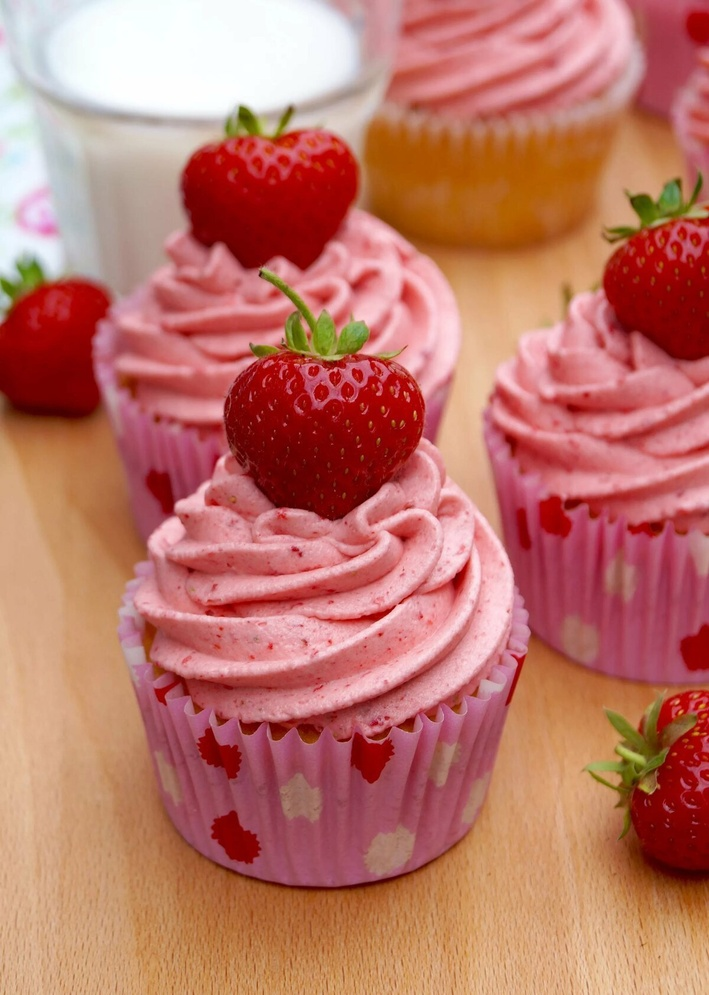
#> input picture lab5/chery.jpg, 709 x 995 px, shrunk from 1200 x 1685 before the run, found by its file name
$ python lab5_1.py
#> lines starting #> are read from the running program, lines starting #| are printed output that depends on the picture; after the words box and inside, x2 and y2 are one past the last pixel; in counts of white or black regions, pixels touching at a corner belong together
import sys
sys.path.append('../')
#%matplotlib inline
import matplotlib.pyplot as plt
import cv2 as cv
import numpy as np
from utility import util
from matplotlib import colors
from matplotlib.colors import hsv_to_rgb


img = cv.imread('D:\laby python\obrabotka\lab5\chery.jpg')
#> img is the input picture: shape (995, 709, 3); mean B, G, R 104.3, 118.1, 189.3

image_rgb = cv.cvtColor(img, cv.COLOR_BGR2RGB)
plt.imshow(image_rgb)
plt.show()

r, g, b = cv.split(image_rgb)
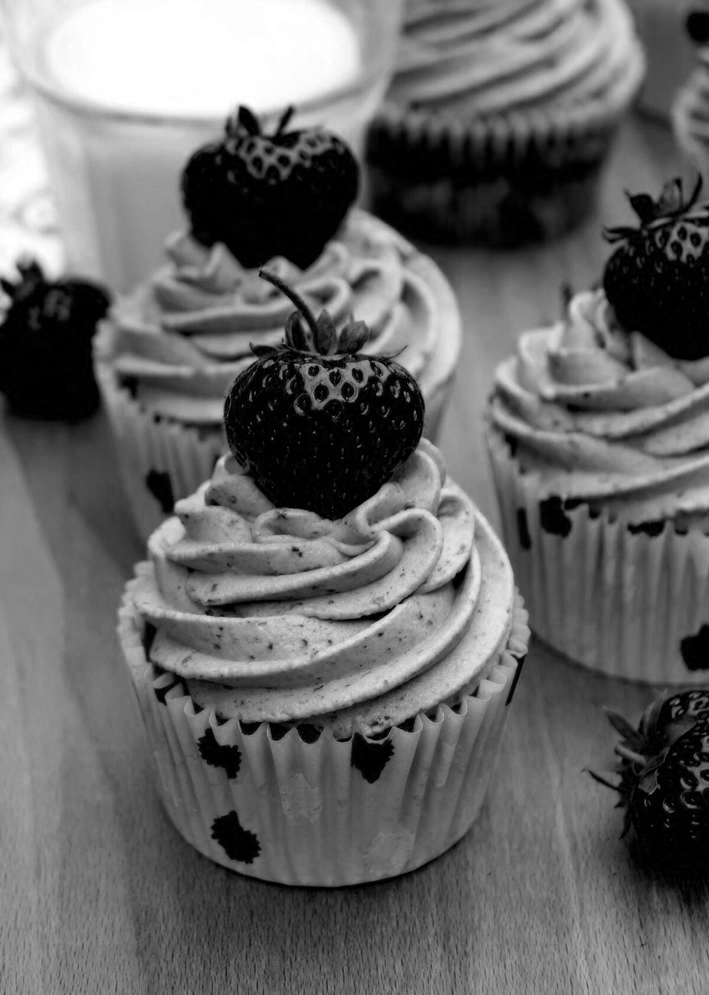
#> b: shape (995, 709); min 0, max 255, mean 104.3
fig = plt.figure()
axis = fig.add_subplot(1, 1, 1, projection="3d")
pixel_colors = image_rgb.reshape((np.shape(image_rgb)[0]*np.shape(image_rgb)[1], 3))
norm = colors.Normalize(vmin=-1.,vmax=1.)
norm.autoscale(pixel_colors)
pixel_colors = norm(pixel_colors).tolist()
#> pixel_colors = 705455 items
axis.scatter(r.flatten(), g.flatten(), b.flatten(), facecolors=pixel_colors, marker=".")
axis.set_xlabel("Red")
axis.set_ylabel("Green")
axis.set_zlabel("Blue")
#plt.show()

red = image_rgb.copy()
# set blue and green channels to 0
red[:, :, 1] = 0
red[:, :, 2] = 0
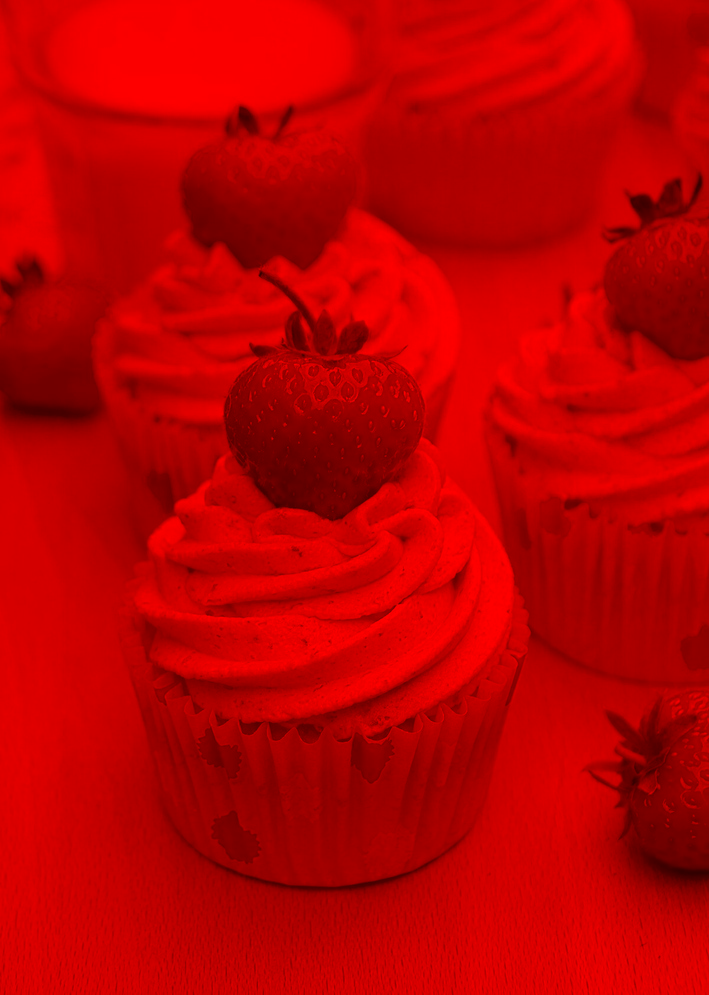
#> red: shape (995, 709, 3); mean R, G, B 189.3, 0, 0
# RGB - Red
#plt.imshow(red)
#plt.show()

image_hsv = cv.cvtColor(image_rgb, cv.COLOR_RGB2HSV)
#> image_hsv: shape (995, 709, 3); mean H, S, V 73.8, 131.5, 190
h, s, v = cv.split(image_hsv)
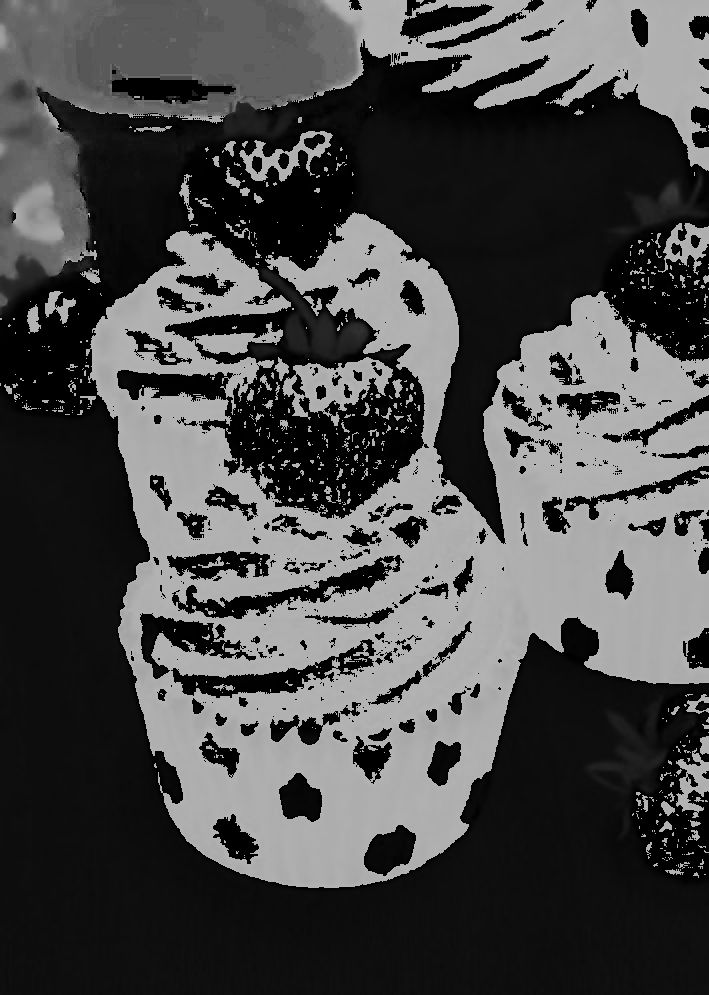
#> h: shape (995, 709); min 0, max 179, mean 73.8
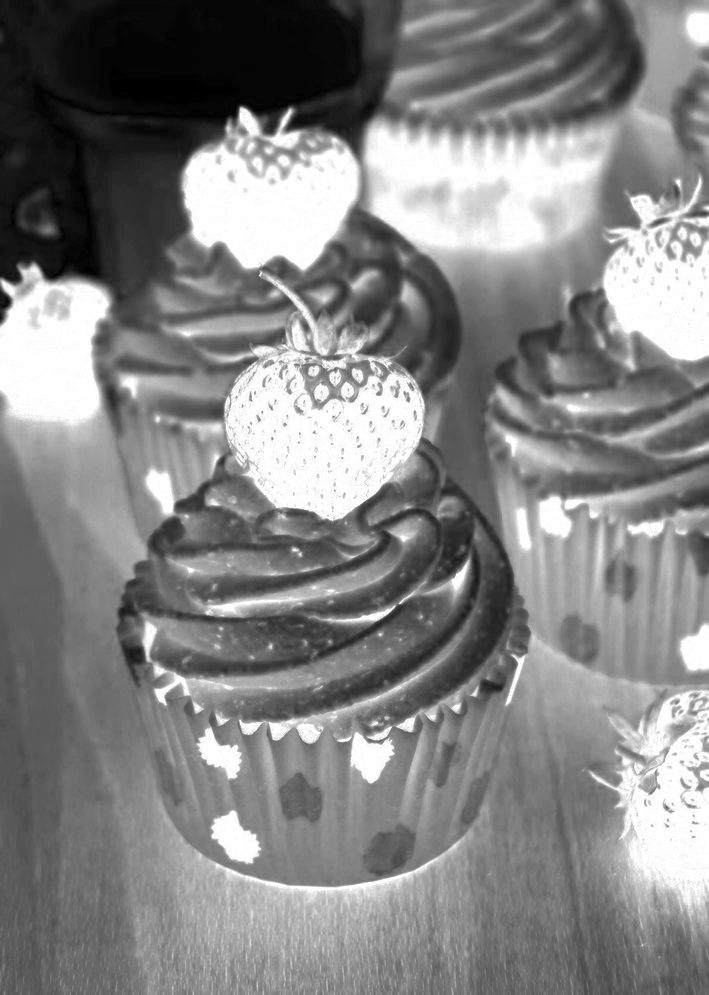
#> s: shape (995, 709); min 0, max 255, mean 131.5
fig = plt.figure()
axis = fig.add_subplot(1, 1, 1, projection="3d")

axis.scatter(h.flatten(), s.flatten(), v.flatten(), facecolors=pixel_colors, marker=".")
axis.set_xlabel("Hue")
axis.set_ylabel("Saturation")
axis.set_zlabel("Value")
plt.show()

lower_pink = np.array([200,100,100])
upper_pink = np.array([255,255,255])
lo_square = np.full((10, 10, 3), lower_pink, dtype=np.uint8) / 255.0
do_square = np.full((10, 10, 3), upper_pink, dtype=np.uint8) / 255.0

plt.subplot(1, 2, 1)
plt.imshow(hsv_to_rgb(lo_square))
plt.subplot(1, 2, 2)
plt.imshow(hsv_to_rgb(do_square))
plt.show()

light_white = (0, 0, 200)
dark_white = (145, 200, 255)

lw_square = np.full((10, 10, 3), light_white, dtype=np.uint8) / 255.0
dw_square = np.full((10, 10, 3), dark_white, dtype=np.uint8) / 255.0

plt.subplot(1, 2, 1)
plt.imshow(hsv_to_rgb(lw_square))
plt.subplot(1, 2, 2)
plt.imshow(hsv_to_rgb(dw_square))
plt.show()
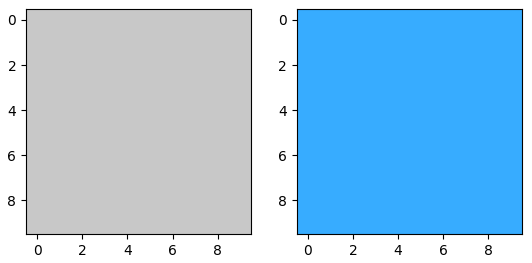
#> figure drawn by matplotlib, 2 panels

mask_white = cv.inRange(image_hsv, light_white, dark_white)
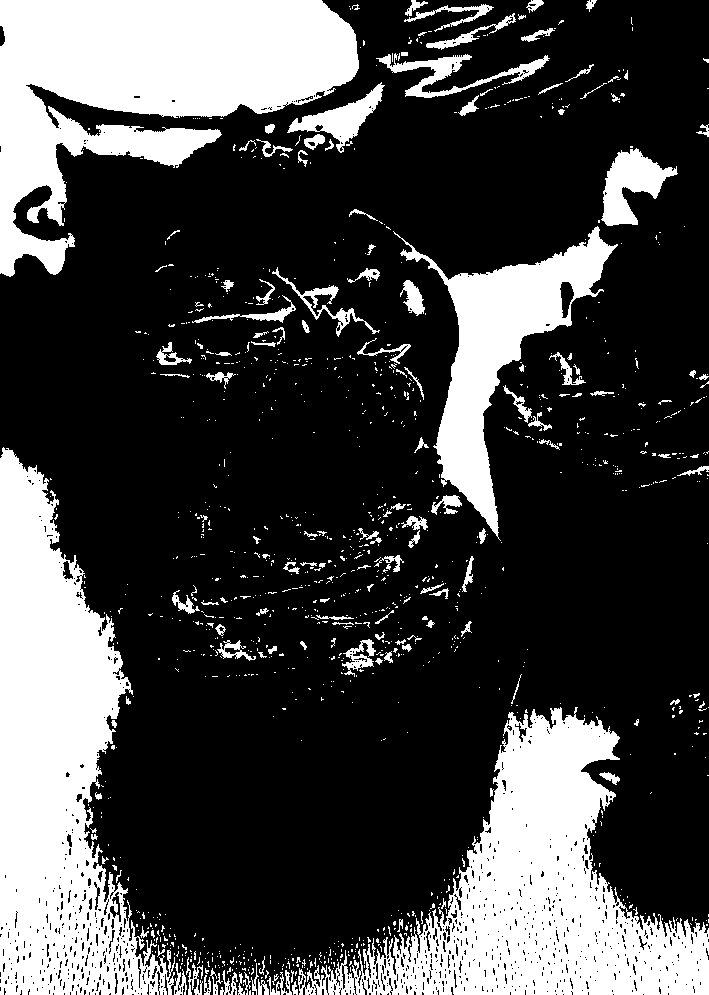
#> mask_white: shape (995, 709); 27% white; 1165 white regions (1021 under 20 px), largest, box (x1, y1, x2, y2) and area: (0, 447, 175, 995) 51670, (0, 0, 359, 277) 49711, (298, 707, 709, 995) 47359
result_white = cv.bitwise_and(image_hsv, image_hsv, mask=mask_white)
#> result_white: shape (995, 709, 3); mean H, S, V 8.5, 22.7, 59.7
plt.figure(figsize=(15,20))

plt.subplot(1, 3, 1)
plt.imshow(image_rgb)
plt.subplot(1, 3, 2)
plt.imshow(mask_white, cmap="gray")
plt.subplot(1, 3, 3)
plt.imshow(result_white)
plt.show()

mask=mask_white
final_mask = mask + mask_white

final_result = cv.bitwise_and(image_rgb, image_rgb, mask=final_mask)
blur = cv.GaussianBlur(final_result, (7, 7), 0)

plt.figure(figsize=(15,20))
plt.subplot(1, 3, 1)
plt.imshow(final_mask, cmap="gray")
plt.subplot(1, 3, 2)
plt.imshow(final_result)
plt.subplot(1, 3, 3)
plt.imshow(blur)
plt.show()

def segment_image(image):
    ''' Attempts to segment the whale out of the provided image '''

    # Convert the image into HSV
    hsv_image = cv.cvtColor(image, cv.COLOR_RGB2HSV)

    # Set the blue range
    lower_pink = (0, 0, 0)
    upper_pink = (0, 0, 0)

    # Apply the blue mask
    mask = cv.inRange(hsv_image, lower_pink, upper_pink)
#> mask: shape (995, 709); every value is 0

    # Set a white range
  #  light_white = (0, 60, 200)
   # dark_white = (15, 255, 255)

    light_white = (8, 0, 130 )
    dark_white = (98, 255, 255)
    # Apply the white mask
    mask_white = cv.inRange(hsv_image, light_white, dark_white)
#> mask_white: shape (995, 709); 40.7% white; 137 white regions (100 under 20 px), largest, box (x1, y1, x2, y2) and area: (0, 409, 709, 995) 177100, (0, 0, 709, 531) 100666, (260, 268, 370, 361) 2756

    # Combine the two masks
    final_mask = mask + mask_white
    result = cv.bitwise_and(image, image, mask=final_mask)
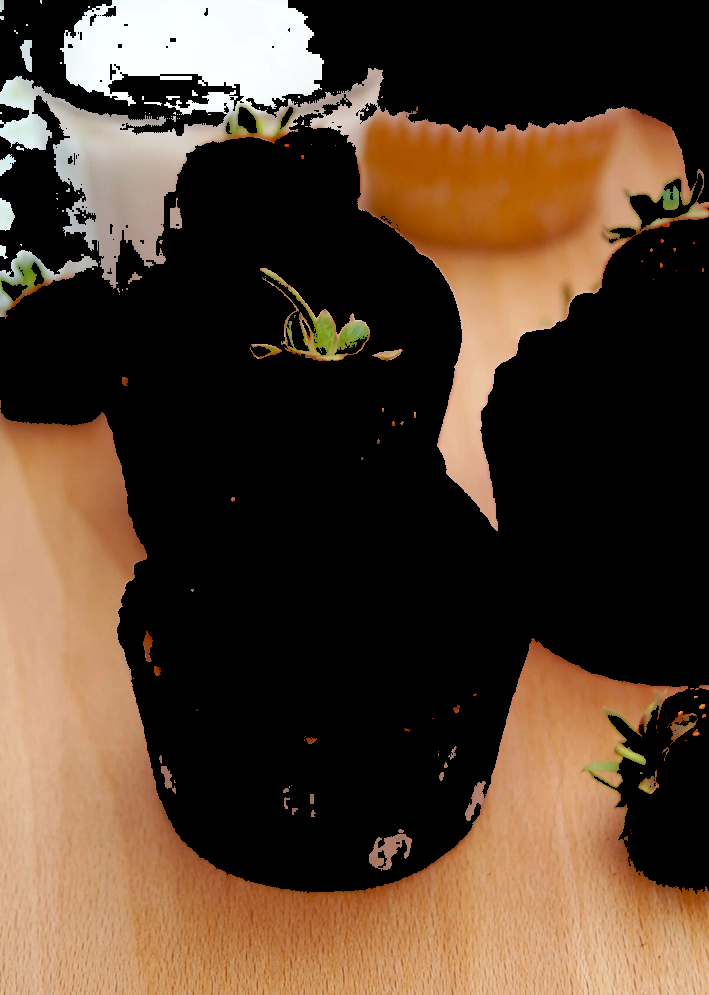
#> result: shape (995, 709, 3); mean R, G, B 81, 61.4, 44.9

    # Clean up the segmentation using a blur
    blur = cv.GaussianBlur(result, (7, 7), 0)
    return blur


result = segment_image(image_rgb)

plt.figure(figsize=(15,20))
plt.subplot(1, 2, 1)
plt.imshow(image_rgb)
plt.subplot(1, 2, 2)
plt.imshow(result)
plt.show()
